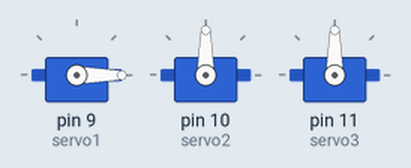
The sketch below on a simulated Arduino Uno, built with avr-gcc and run on an emulated ATmega328P. Shown: 3 × servo.

Above: at 0.05 s.
At 1.15 s:
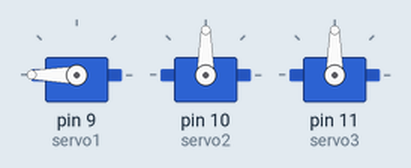
At 1.7 s:
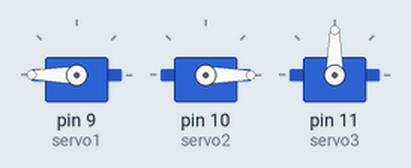
At 2.25 s:
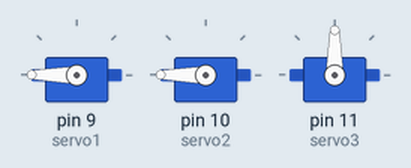
At 3.35 s:
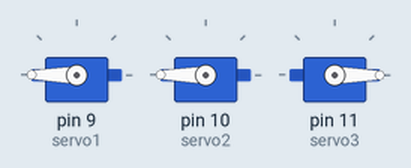
At 4.5 s:
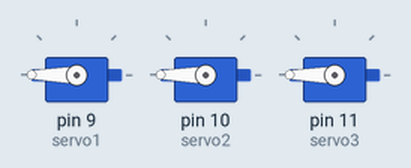
Timing chart, 0 to 5.9 s (numbered marks = the images above):
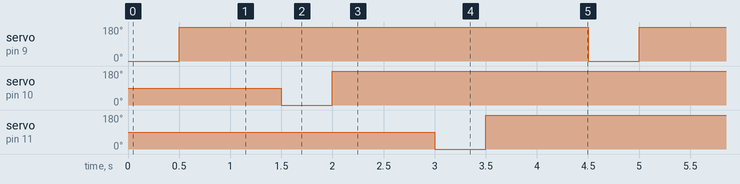

Measured:
- by itself, servo on pin 9 (servo1), servo on pin 10 (servo2), servo on pin 11 (servo3): alternates 180° for 4.0 s and 0° for 0.50 s

The sketch:

varios_servos.ino
```cpp
#include <Servo.h>

Servo servo1,servo2,servo3;  // create servo object to control a servo
                // a maximum of eight servo objects can be created

 int t=1000;

void setup()
{
  servo1.attach(9);  // attaches the servo on pin 9 to the servo object
  servo2.attach(10);
  servo3.attach(11);
}


void loop(){

  servo1.write(0);
  delay(500);
  servo1.write(180);
  delay(t);

  servo2.write(0);
  delay(500);
  servo2.write(180);
  delay(t);

  servo3.write(0);
  delay(500);
  servo3.write(180);
  delay(t);
}
```
